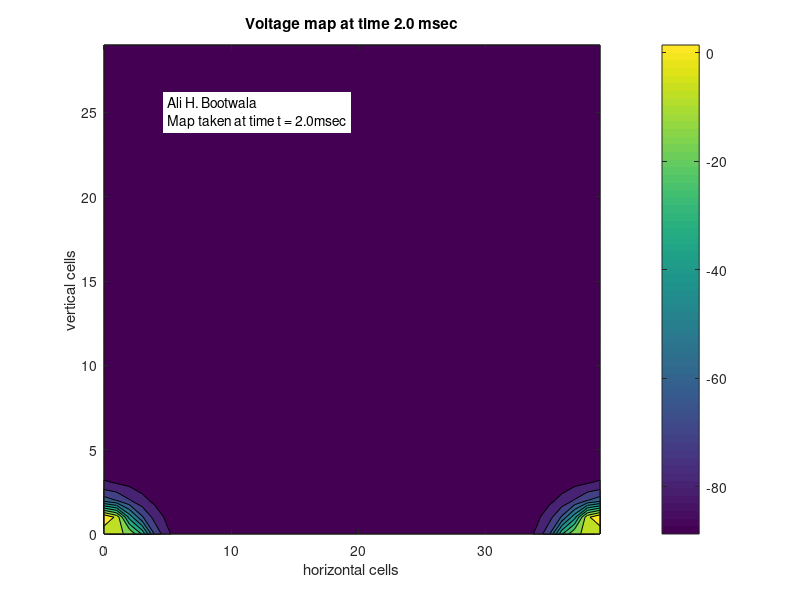
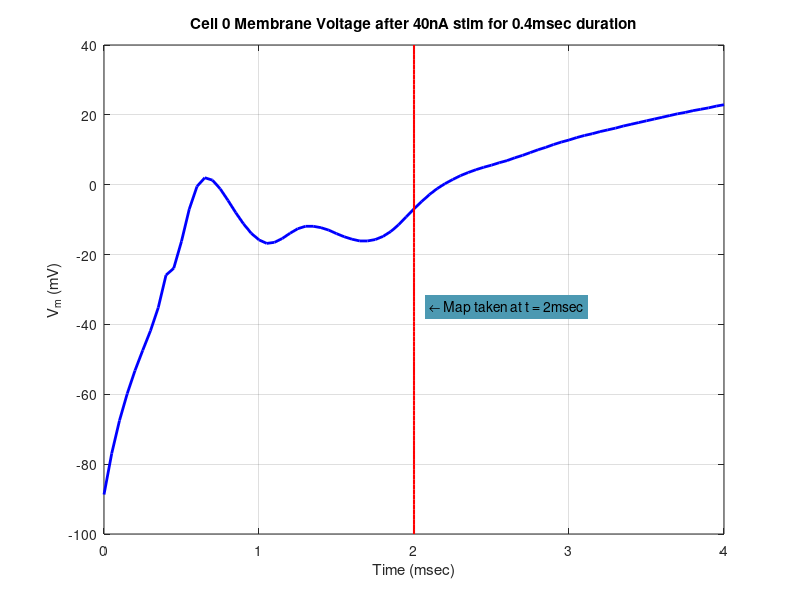
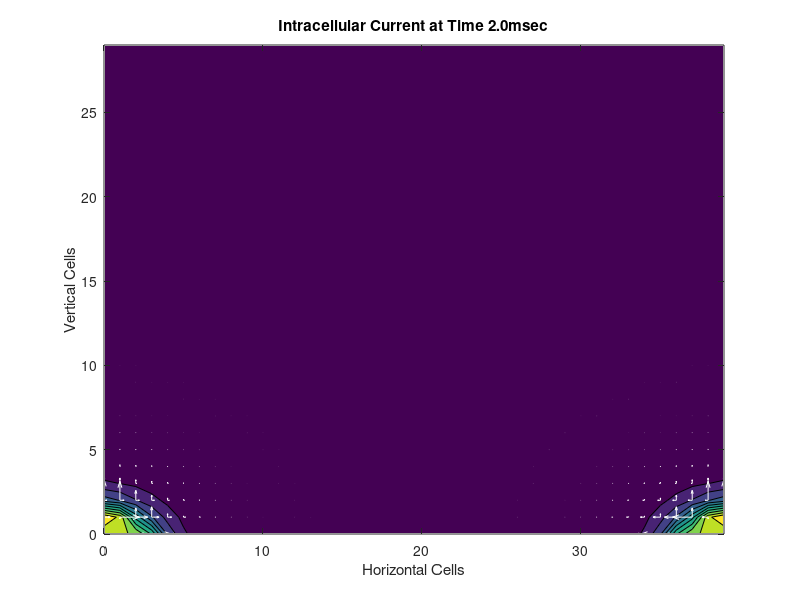
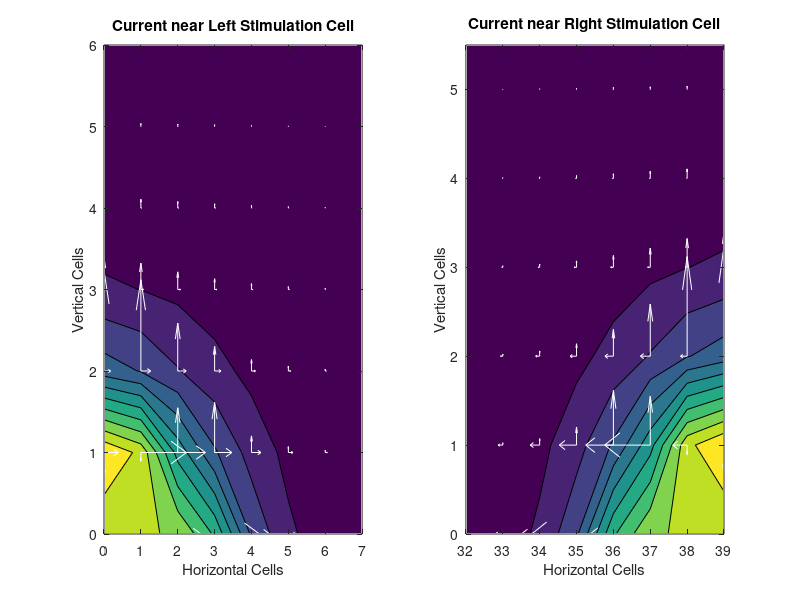

These charts were generated, in order, by the following MATLAB code:
% Lab Report 2 Script
% Ali Bootwala
% Sakai Assignment 2
%% initialize Workspace
clear;clc
%% load variables
load('Vmap_tr1_t2000ms.txt');
cells = Vmap_tr1_t2000ms(:,1);
Vm = Vmap_tr1_t2000ms(:,2);
load('cell0_40nA.txt')
time = cell0_40nA(:,1);
Volt = cell0_40nA(:,4);

%% formatting matrix
Vmap = zeros(30,40);
r = 0;
for n = 1:1200
    c = mod(cells(n),40)+1;
    if c == 1
        r = r+1;
    end
    Vmap(r,c) = Vm(n);
end

x = 0:39;
y = 0:29;
%%
figure(1);clf
[C,h] = contourf(x,y,Vmap);
xlabel('horizontal cells')
ylabel('vertical cells')
title('Voltage map at time 2.0 msec')
clabel(C, h, 0:-40:-80, 'Color', 'w', 'LabelSpacing', 48,...
        'Rotation', 0)
colorbar
text(5,25,...
        {'Ali H. Bootwala';'Map taken at time t = 2.0msec'},...
        'HorizontalAlignment', 'left',...
        'BackgroundColor', [1,1,1],...
        'FontSize', 10)
print -djpeg Vmaptime2ms

%%
xl = 2.*ones(1,100);
yl = linspace(-100, 40,100);
figure(2);clf
plot(time, Volt, 'b', 'LineWidth', 2)
hold on
plot(xl,yl, 'r', 'LineWidth', 1.5)
grid on
xlabel('Time (msec)')
ylabel('V_m (mV)')
title('Cell 0 Membrane Voltage after 40nA stim for 0.4msec duration')
text(2.1, -35, '\leftarrow Map taken at t = 2msec',...
        'HorizontalAlignment', 'left',...
        'BackgroundColor', [0.3, 0.6, 0.7],...
        'FontSize', 10)
print -djpeg Cell0Volt
%% Finding and plotting Intracellular cuurent
I_D = -(diff(Vmap)./4000).*10^3; %nA
u_d = zeros(size(I_D));
[xd, yd] = meshgrid(0:39, 1:29);
I_L = -(diff(Vmap,1,2)./2000).*10^3; %nA
v_l = zeros(size(I_L));
[xl, yl] = meshgrid(0:38, 0:29);
%%
r = 30;
Vmapflip = zeros(size(Vmap));
for row = 1:30
    Vmapflip(row,:) = Vmap(r,:);
    r = r-1;
end
I_U = -(diff(Vmapflip)./4000).*10^3; %nA
u_u = zeros(size(I_U));
[xu, yu] = meshgrid(39:-1:0, 28:-1:0);
I_R = -(diff(Vmapflip,1,2)./2000).*10^3; %nA
v_r = zeros(size(I_R));
[xr, yr] = meshgrid(39:-1:1, 29:-1:0);
%%
figure(3);clf
[C1, h1] = contourf(x,y,Vmap); hold on
quiver(xd, yd, u_d, I_D,'w');
quiver(xl, yl, I_L, v_l, 'w')
%quiver(xu, yu, u_u, I_U, 'g')
%quiver(xr, yr, I_R, v_r, 'k')
axis([0 39 0 29])
xlabel('Horizontal Cells'); ylabel('Vertical Cells')
title('Intracellular Current at Time 2.0msec')
print -djpeg CellSheetIntraCurr
%%
figure(4);clf
subplot(1,2,1)
[C2, h2] = contourf(x,y,Vmap); hold on
quiver(xd, yd, u_d, I_D,'w');
quiver(xl, yl, I_L, v_l, 'w')
axis([0 7 0 6])
xlabel('Horizontal Cells'); ylabel('Vertical Cells')
title('Current near Left Stimulation Cell')
subplot(1,2,2)
[C3, h3] = contourf(x,y,Vmap); hold on
quiver(xd, yd, u_d, I_D,'w');
quiver(xl, yl, I_L, v_l, 'w')
axis([32 39 0 5.5])
xlabel('Horizontal Cells'); ylabel('Vertical Cells')
title('Current near Right Stimulation Cell')
print -djpeg ZoomIntraCurr 